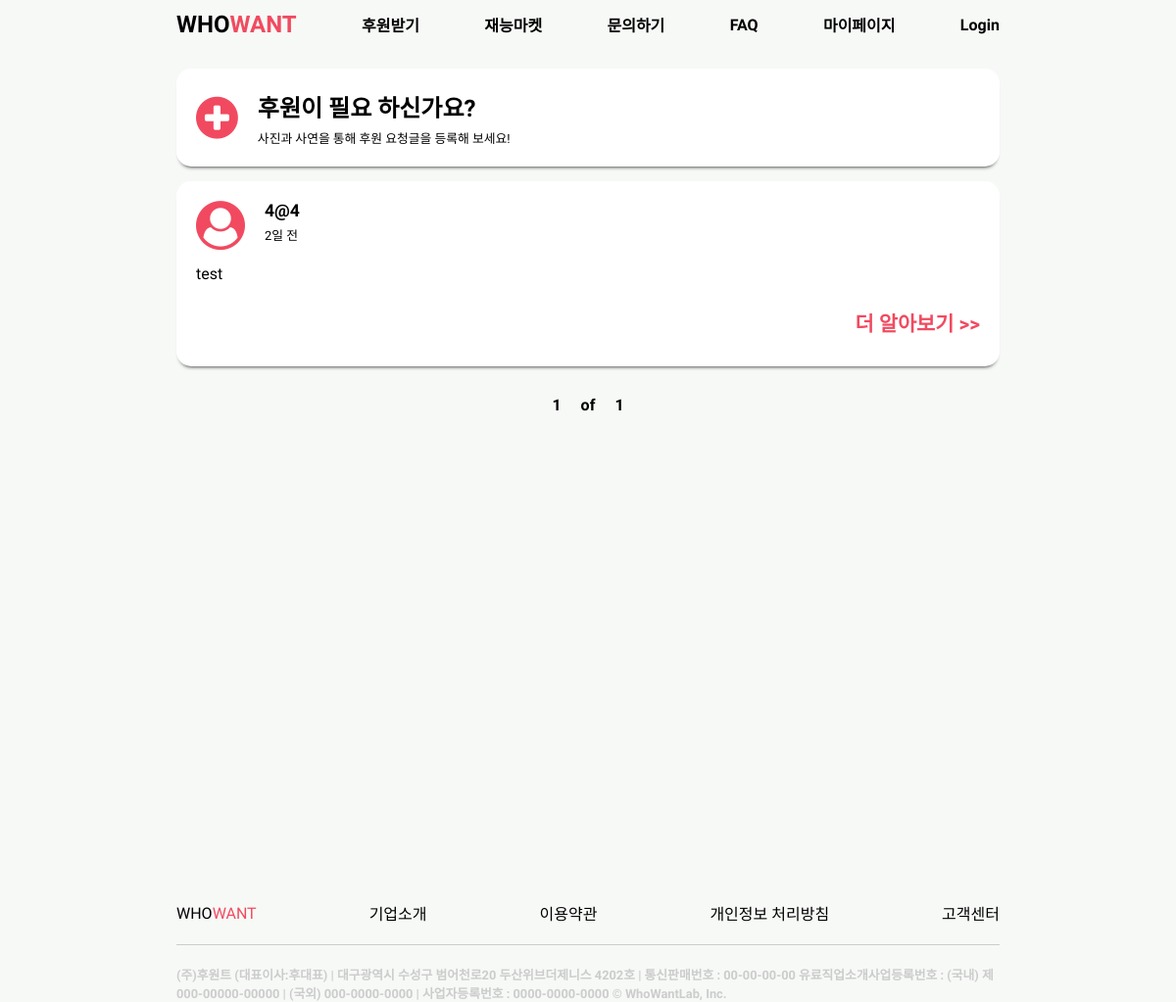
/listview/list_view/, run on an earlier commit of the app's database.
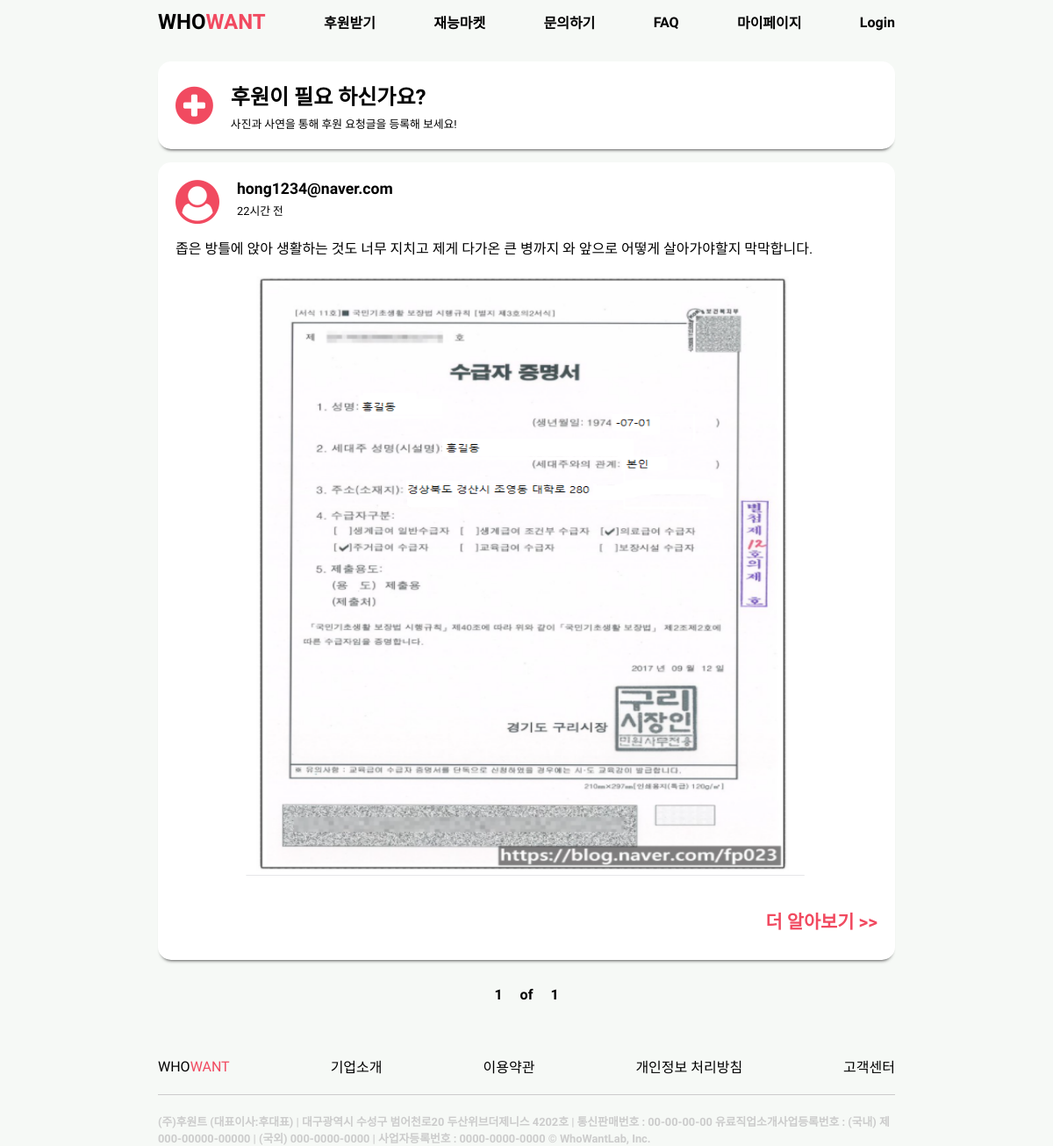
And on a later commit of the database.
### list/models.py (models this page shows, shortened)
class Post(models.Model):
    title = models.CharField(max_length=100)
    writer = models.ForeignKey(CustomUser, on_delete=models.CASCADE, related_name='users')
    post_time = models.DateTimeField(auto_now_add=True)
    body = models.CharField(max_length=500)
    thumbnail = models.ImageField(verbose_name='썸네일', upload_to='thumbnail/')
    @property
    def created_string(self):
        time = datetime.now(tz=timezone.utc) - self.post_time
        if time < timedelta(minutes=1):
            return '방금 전'
        elif time < timedelta(hours=1):
            return str(int(time.seconds / 60)) + '분 전'
        elif time < timedelta(days= 1):
            return str(int(time.seconds / 3600)) + '시간 전'
        elif time < timedelta(days= 7):
            time = datetime.now(tz=timezone.utc).date() - self.post_time.date()
            return str(time.days) + '일 전'
        else:
            return False

### user_info/models.py (models this page shows)
class CustomUser(AbstractUser):
    username = None
    email = models.EmailField(_('email address'), unique=True)
    auth = models.CharField(max_length=10, verbose_name="인증번호", null=True)
    active = models.BooleanField(default=False)
    USERNAME_FIELD = 'email'
    REQUIRED_FIELDS = []
    objects = CustomUserManager()
    def __str__(self):
        return self.email

### list/views.py (the view)
# urls.py: path('list_view/', views.list_view, name='list_view'),
def list_view(request):
    post = Post.objects.all().order_by('-id')
    paginator = Paginator(post, 2)
    page = request.GET.get('page')
    post = paginator.get_page(page)
    return render(request, 'html/feed.html', {'posts':post})

### list/templates/html/feed.html (shortened to what this page needs)
<!doctype html>
{% load static %}
<html lang="kor">
<head>
    <link rel="stylesheet" type="text/css" href="{% static 'feed.css' %}">
    <link rel="stylesheet" href="https://maxcdn.bootstrapcdn.com/font-awesome/4.7.0/css/font-awesome.min.css">
</head>
<body>
<div class="header">
    <ul>
        <li><a href="{% url 'user_info:home' %}" class="logo">WHO<span>WANT</span></a></li>
        <li><a href="{% url 'list:helpWrite' %}" class="navItem">후원받기</a></li>
        <li><a href="{% url 'market:market_view' %}" class="navItem">재능마켓</a></li>
        <li><a href="{% url 'inquiry:CS' %}" class="navItem">문의하기</a></li>
        <li><a href="{% url 'inquiry:FAQ' %}" class="navItem">FAQ</a></li>
        <li><a href="{% url 'user_info:mypage' %}" class="navItem">마이페이지</a></li>
        {% if not user.is_authenticated %}
            <li><a href="{% url 'user_info:login_view' %} " class="navItem">Login</a></li>
        {% else %}
            <li><a href="{% url 'user_info:logout_view' %}" class="navItem">Logout</a></li>
        {% endif %}
    </ul>
</div>
<div class="contentBox">
    <div class="makeDonate">
        <i class="fa fa-plus-circle" aria-hidden="true"></i>
        <div class="verticalTextBox">
            <h2>후원이 필요 하신가요?</h2>
            <h3>사진과 사연을 통해 후원 요청글을 등록해 보세요!</h3>
        </div>
    </div>
    {% for post in posts %}
        <div class="content">
            <div class="title">
                <i class="fa fa-user-circle" aria-hidden="true"></i>
                <div class="titleTextBox">
                    <h2 class="userName">{{ post.writer }}</h2>
                    <h3 class="time">
                        {% if post.created_string == False %}
                            {{ post.created|date:'m월 d일' }}
                        {% else %}
                            {{ post.created_string }}
                        {% endif %}</h3>
                </div>
            </div>
            <h2 class="contents">{{ post.body }}</h2>
            {% if post.thumbnail %}
                <div class="imgBox">
                    <img class="contentImg" src="{{ post.thumbnail.url }}" width='700px' height='700px'>
                </div>
            {% endif %}
            <div class="btnBox">
                <button type="button" onclick="location.href = '{% url 'list:feed_Detail' post.id %}'">더 알아보기 >>
                </button>
            </div>
        </div>
    {% endfor %}
    <div class="pager">
        <div class="pagerBox">
            <span>{{ posts.number }}</span>
            <span>of</span>
            <span>{{ posts.paginator.num_pages }}</span>
        </div>
    </div>
</div>
<div class="footer">
    <ul>
        <li><a href="#" class="logo">WHO<span>WANT</span></a></li>
        <li><a href="#" class="navItem">기업소개</a></li>
        <li><a href="#" class="navItem">이용약관</a></li>
        <li><a href="#" class="navItem">개인정보 처리방침</a></li>
        <li><a href="#" class="navItem">고객센터</a></li>
    </ul>
    <span class="line"></span>
    <h2>(주)후원트 (대표이사:후대표) | 대구광역시 수성구 범어천로20 두산위브더제니스 4202호 | 통신판매번호 : 00-00-00-00
        유료직업소개사업등록번호 : (국내) 제000-00000-00000 | (국외) 000-0000-0000 | 사업자등록번호 : 0000-0000-0000
        © WhoWantLab, Inc.</h2>
</div>
</body>
</html>

What changed in the data, as far as the page shows it:
removed Post: writer "4@4", created_string "2일 전", body "test"
added Post: writer "hong1234@naver.com", created_string "22시간 전", body "좁은 방틀에 앉아 생활하는 것도 너무 지치고 제게 다가온 큰 병까지 와 앞으로 어떻게 살아가야할지 막막합니다.", thumbnail (picture)
